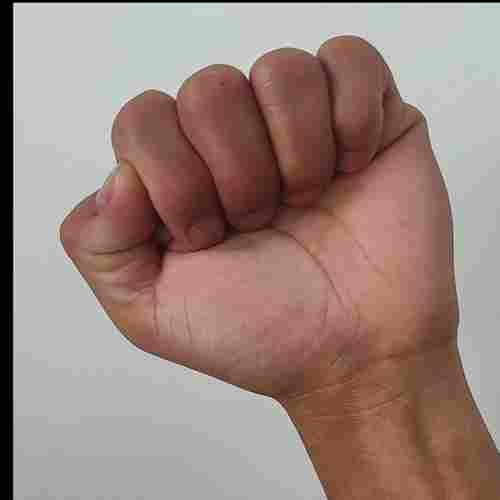
#> input picture mizo_dataset/A/A (1)_11.jpg, 500 x 500 px; its folder holds only this picture in this run
$ python outlier_check.py
#> lines starting #> are read from the running program, lines starting #| are printed output that depends on the picture; long printed decimals are rounded
import cv2
import os
import matplotlib.pyplot as plt
from collections import Counter
import numpy as np
from scipy.stats import zscore


def dimension_average(dataset_path, classes):
#> called with dataset_path = '../mizo_dataset'
    image_widths = []
    image_heights = []
    pixel_intensities = []
    class_z_scores = {}  # Store Z-scores for each class

    # Calculate means and standard deviations for each class's images
    for class_name in classes:
        class_path = os.path.join(dataset_path, class_name)
        images = os.listdir(class_path)

        class_widths = []
        class_heights = []
        class_intensities = []

        for image in images:
            image_path = os.path.join(class_path, image)
            img = cv2.imread(image_path)
#> img is the input picture: shape (500, 500, 3); mean B, G, R 126.6, 133.6, 156.5

            if img is not None:
                height, width, channels = img.shape
#> height = 500; width = 500; channels = 3
                class_widths.append(width)
                class_heights.append(height)

                # Convert to grayscale and calculate intensity
                gray_img = cv2.cvtColor(img, cv2.COLOR_RGB2GRAY)
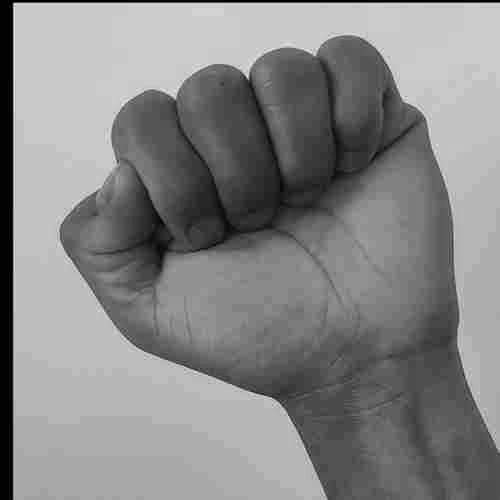
#> gray_img: shape (500, 500); min 0, max 246, mean 134.2
                class_intensities.append(np.mean(gray_img))

        # Calculate Z-scores for width, height, and intensity
        widths_z = zscore(class_widths)
#> widths_z = [nan]
        heights_z = zscore(class_heights)
#> heights_z = [nan]
        intensities_z = zscore(class_intensities)
#> intensities_z = [nan]

        # Store Z-scores for later plotting
        class_z_scores[class_name] = {
            'width_z': widths_z,
            'height_z': heights_z,
            'intensity_z': intensities_z
        }

        # Append to the global lists for all classes (for final plotting)
        image_widths.extend(class_widths)
        image_heights.extend(class_heights)
        pixel_intensities.extend(class_intensities)
#> pass 2 of the loop in dimension_average, `for class_name in classes:`:
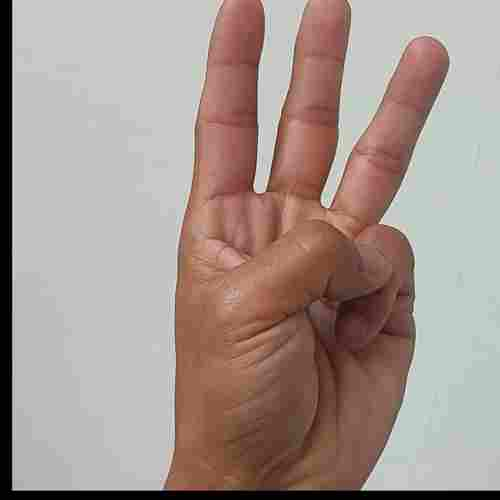
#> input picture mizo_dataset/AW/AW (1)_37.jpg, 500 x 500 px
#> in dimension_average, img is the input picture: shape (500, 500, 3); mean B, G, R 143.5, 149.8, 165.7
#> in dimension_average, `gray_img = cv2.cvtColor(img, cv2.COLOR_RGB2GRAY)`:
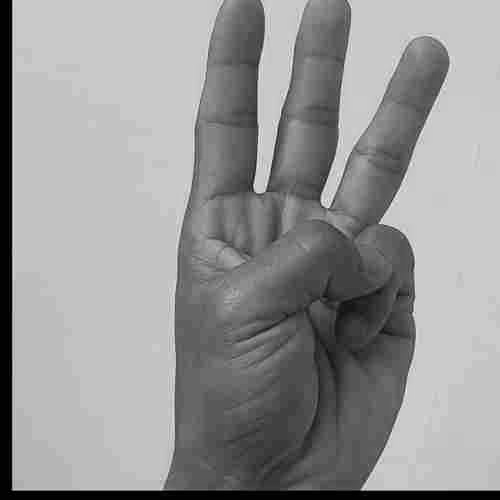
#> gray_img: shape (500, 500); min 0, max 254, mean 149.8

    # Plot Box and Whisker plots for each class based on Z-scores
    plt.figure(figsize=(16, 8))

    # Plot for Width Z-scores
    plt.subplot(1, 3, 1)
    plt.boxplot([class_z_scores[class_name]['width_z'] for class_name in classes], labels=classes)
    plt.title('Width Z-scores by Class')
    plt.ylabel('Z-score')

    # Plot for Height Z-scores
    plt.subplot(1, 3, 2)
    plt.boxplot([class_z_scores[class_name]['height_z'] for class_name in classes], labels=classes)
    plt.title('Height Z-scores by Class')
    plt.ylabel('Z-score')

    # Plot for Intensity Z-scores
    plt.subplot(1, 3, 3)
    plt.boxplot([class_z_scores[class_name]['intensity_z'] for class_name in classes], labels=classes)
    plt.title('Intensity Z-scores by Class')
    plt.ylabel('Z-score')

    plt.tight_layout()
    plt.show()
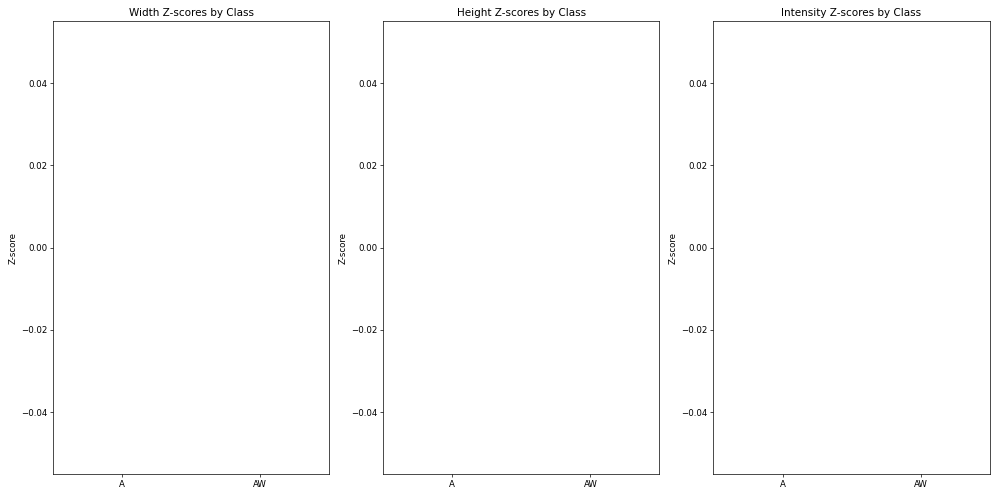
#> figure drawn by matplotlib, 3 panels

    # Calculate and display the mean for width, height, and intensity
    width_mean = np.mean(image_widths)
#> width_mean = 500
    height_mean = np.mean(image_heights)
#> height_mean = 500
    pixel_intensity_mean = np.mean(pixel_intensities)
#> pixel_intensity_mean = 142
    print(f"Width mean: {width_mean}\nHeight mean: {height_mean}\nIntensity mean: {pixel_intensity_mean}")
#| Width mean: 500.0
#| Height mean: 500.0
#| Intensity mean: 141.958

    # Plot the intensity distribution
    plt.hist(pixel_intensities, bins=20, color='gray')
    plt.xlabel("Intensity")
    plt.ylabel("Frequency")
    plt.title("Intensity Distribution")
    plt.show()
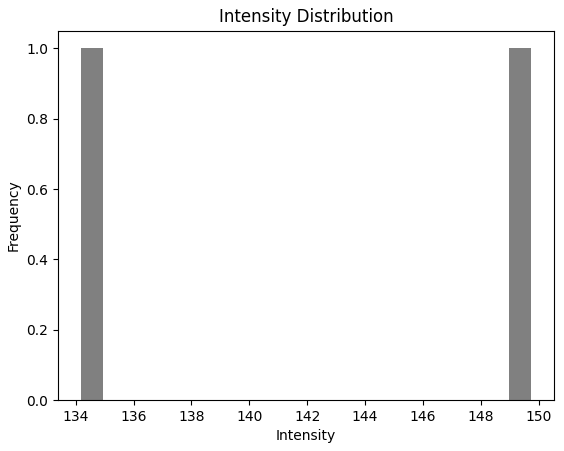
#> figure drawn by matplotlib, 1 panel


dataset_path = "../mizo_dataset"
resized_dataset_path = "./Weather_Data/resize_images"
classes = os.listdir(dataset_path)

dimension_average(dataset_path,classes)
